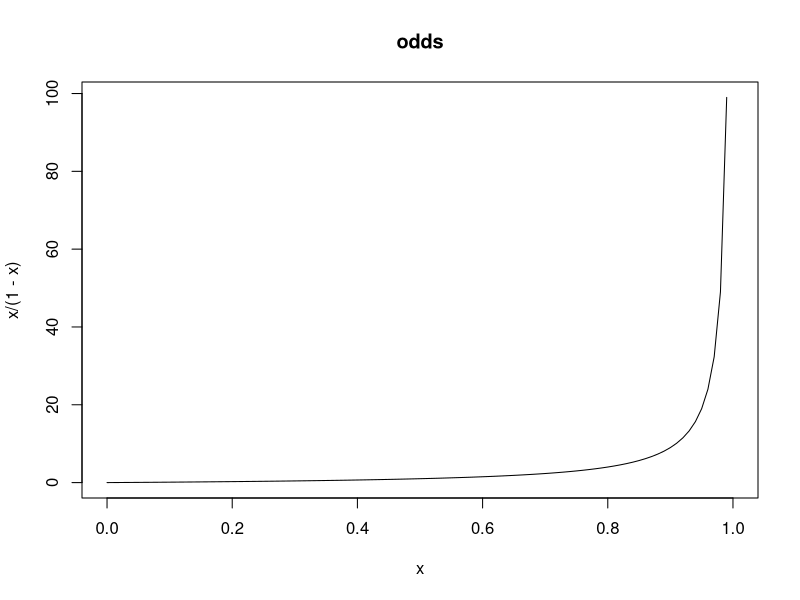
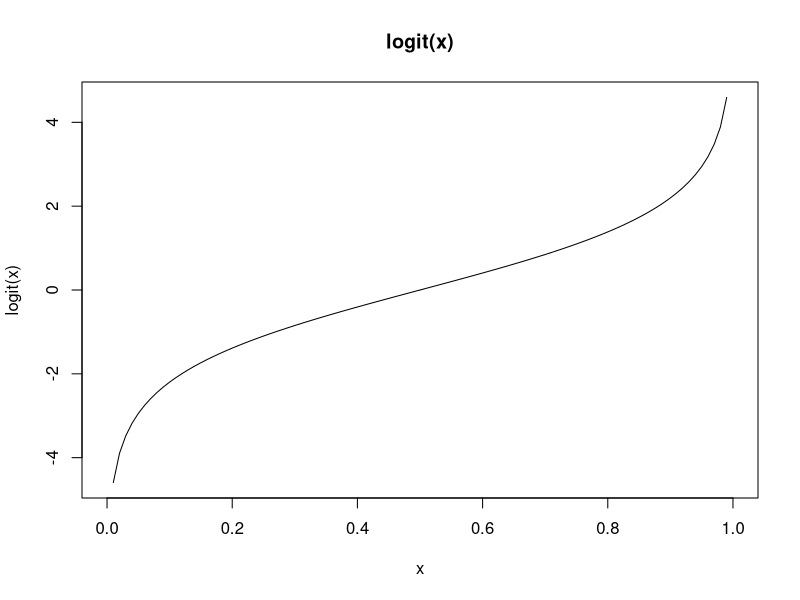
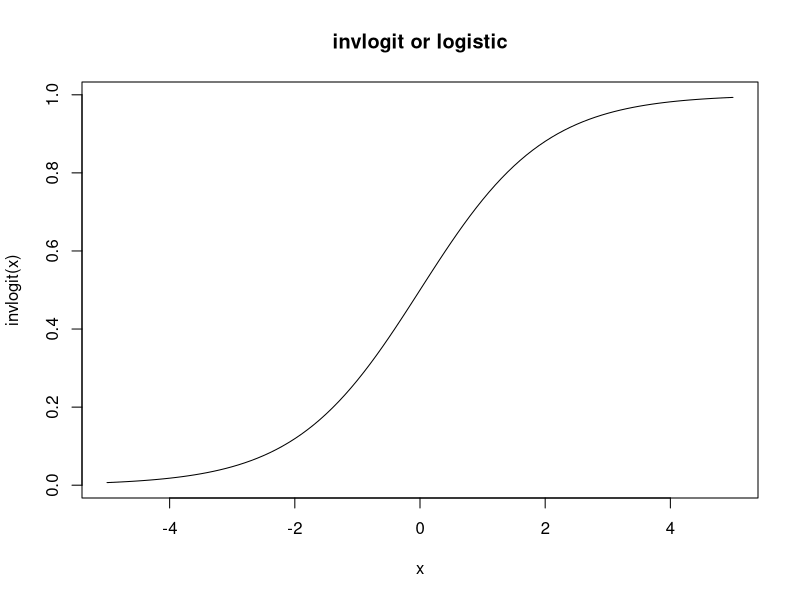
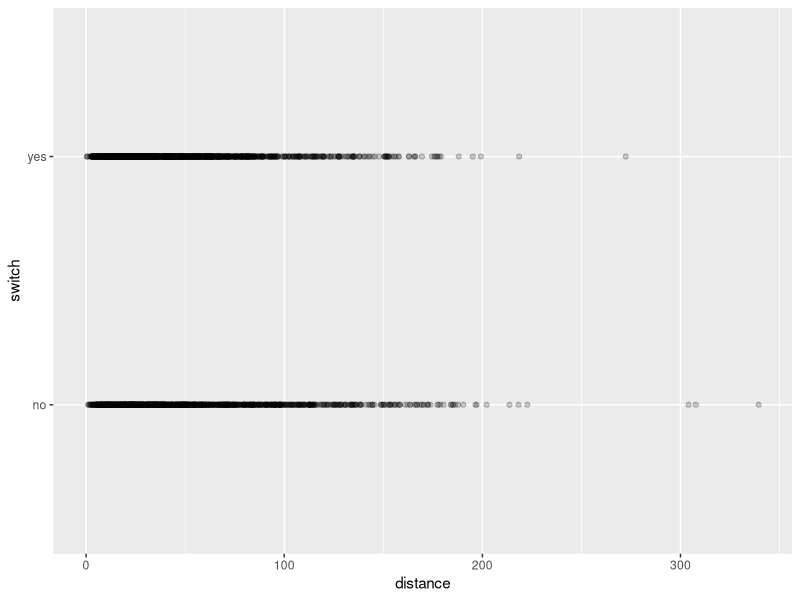
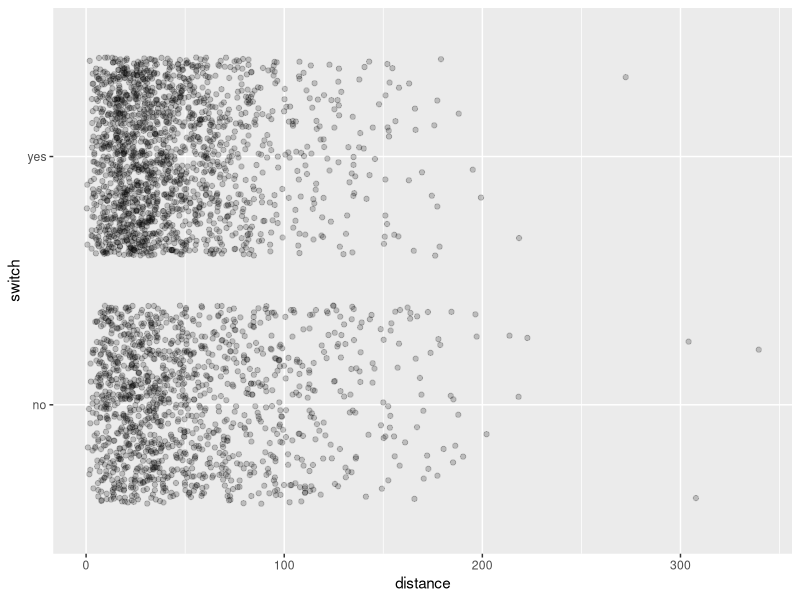
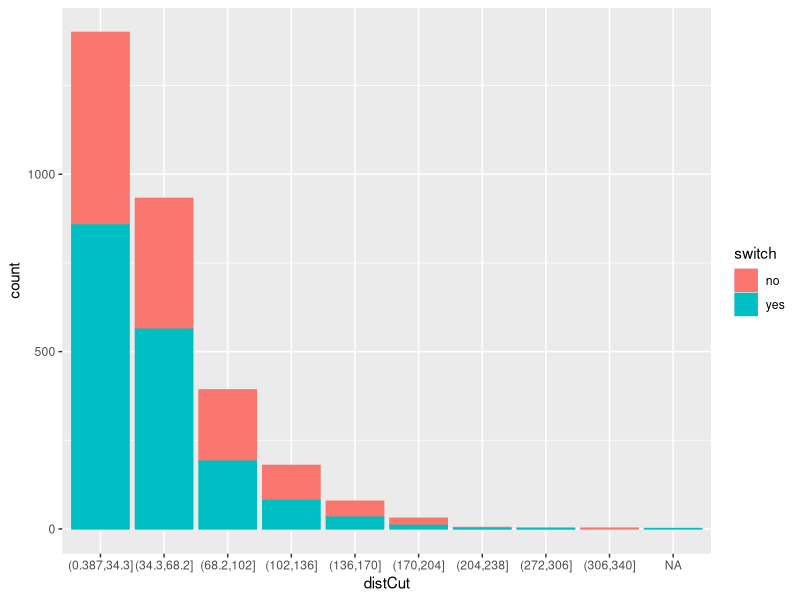
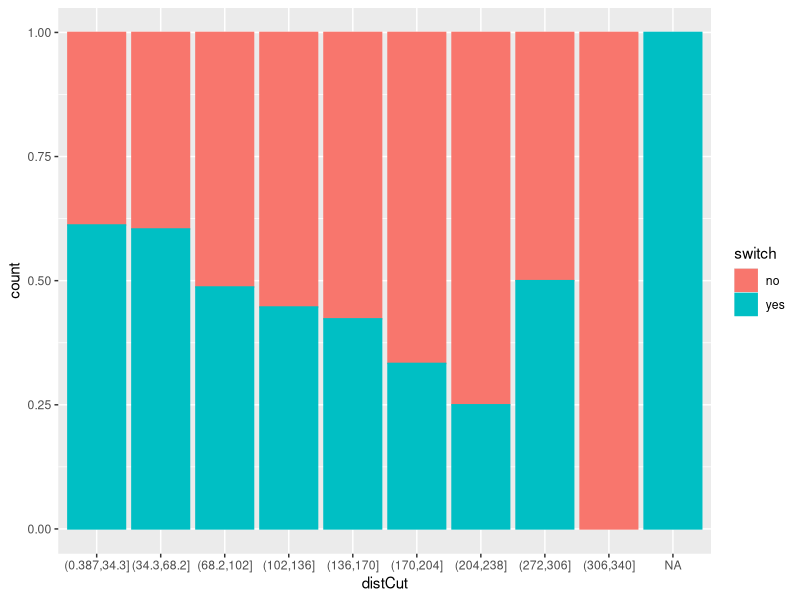
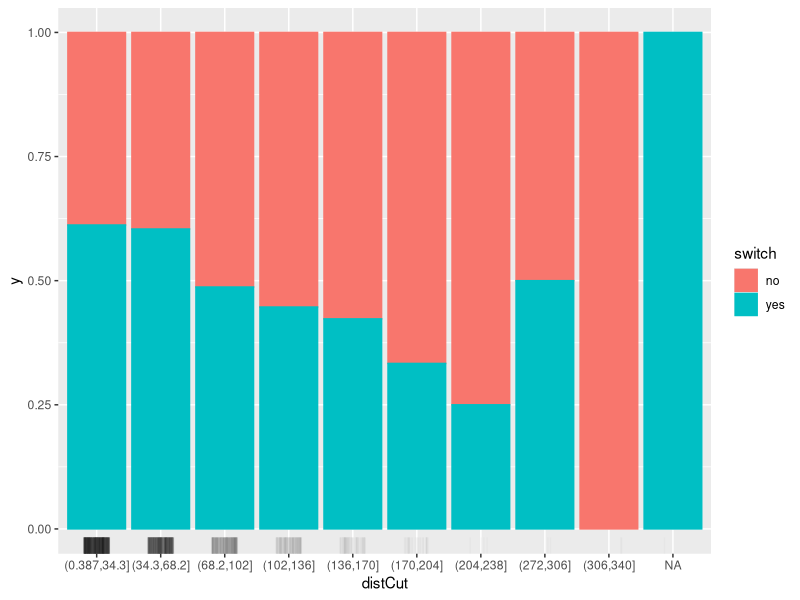

Source code (R) for these figures, in order: (Note: this script raises an error after producing the figures.)
## ---- chunk 1
knitr::opts_chunk$set(echo = TRUE)
## ---- chunk 2
library(arm)
invlogit
logit
curve(x/(1-x), xlim=c(0,1), main='odds')
curve(logit(x), xlim=c(0,1), main='logit(x)')
curve(invlogit(x), xlim=c(-5,5), main='invlogit or logistic') #invlogit: inverse logit: logit 역함수
## ---- chunk 3
data(Wells, package='carData')
summary(Wells)
## ---- chunk 4
library(ggplot2)
ggplot(data=Wells) + geom_point(aes(x=distance, y=switch), alpha=0.2)
ggplot(data=Wells) + geom_jitter(aes(x=distance, y=switch), alpha=0.2) 
## ---- chunk 5
library(dplyr)
Wells_cut <- 
  Wells %>% summarise(min = min(distance), max = max(distance), by = (max-min)/10)  
Wells <- 
  Wells %>% mutate(distCut = cut(distance, 
                                 breaks=seq(Wells_cut$min, Wells_cut$max, Wells_cut$by))) 
ggplot(data=Wells, aes(x=distCut, col=switch, fill=switch)) + geom_bar()
ggplot(data=Wells, aes(x=distCut, col=switch, fill=switch)) + geom_bar(position = "fill" )
ggplot(data=Wells, aes(x=distCut, col=switch, fill=switch)) + geom_bar(position = "fill" ) + 
  geom_rug(aes(x=distCut, y=0.5), position=position_jitter(width=0.2), alpha=0.02, sides='b', col='black')
## ---- chunk 6
library(dplyr)
Wells_cut <- 
  Wells %>% summarise(min = min(distance), max = max(distance), by = (max-min)/5)  
Wells <- 
  Wells %>% mutate(distCut = cut(distance, 
                                 breaks=seq(Wells_cut$min, Wells_cut$max, Wells_cut$by))) 
ggplot(data=Wells, aes(x=distCut, col=switch, fill=switch)) + geom_bar()
ggplot(data=Wells, aes(x=distCut, col=switch, fill=switch)) + geom_bar(position = "fill" )
ggplot(data=Wells, aes(x=distCut, col=switch, fill=switch)) + geom_bar(position = "dodge" ) +
  scale_y_log10()
## ---- chunk 7
fit0 <- glm(switch ~ distance, family=binomial(link="logit"), 
            data=Wells)
fit0 # 계수 및 model fit(Null Deviance, Residual Deviance, AIC) 확인
## ---- chunk 8
summary(fit0)
coef(fit0)
confint(fit0)

newdat = data.frame(distance = seq(0, 500, 10))
predy <- predict(fit0, newdata=newdat, type='link', se.fit=TRUE)
head(predy) # predy$fit, $se.fit, 
prob = 0.95
predy$lwr <- predy$fit + qnorm((1-prob)/2)*predy$se.fit
predy$upr <- predy$fit + qnorm(1-(1-prob)/2)*predy$se.fit

dfPredy <- data.frame(predy)
dfPredy$distance <- newdat$distance

library(arm)
dfPredy <- 
  dfPredy %>% mutate(lwr = invlogit(lwr),
                     upr = invlogit(upr),
                     fit = invlogit(fit))
## ---- chunk 9
library(effects)
eff <- effect("distance", fit0)
plot(eff, type='response') # type = "rescale", "response", "link"
#plot(eff, family="bionomial")

#effAll <- allEffects(fit0)
#plot(effAll, type='response')

Wells <- Wells %>% mutate(switchnum = ifelse(switch=="yes", 1, 0))
ggplot(data=Wells) + geom_jitter(aes(x=distance, y=switchnum), alpha=0.2, height=0.05) +
  geom_line(data=dfPredy, aes(x=distance, y=fit)) + 
  geom_ribbon(data=dfPredy %>% arrange(distance), aes(x=distance, y=fit, ymin=lwr, ymax=upr), alpha=0.2) 
#ggplot(data=Wells) + geom_jitter(aes(x=distance, y=switchnum), alpha=0.2, height=0.05) +
#  geom_line(data=dfPredy, aes(x=distance, y=fit)) + 
#  geom_ribbon(data=dfPredy %>% arrange(distance), aes(x=distance, y=fit, ymin=lwr, ymax=upr), alpha=0.2) +
#  xlim(-100, 500)

## ---- chunk 10
plot(fit0)
## ---- chunk 11
binnedplot(fitted(fit0), 
           residuals(fit0, type = "response"),
# type should be one of 'deviance', 'pearson', 'working', 'repsonse', 'partial'
           nclass = NULL, 
           xlab = "Expected Values", 
           ylab = "Average residual", 
           main = "Binned residual plot", 
           cex.pts = 0.8, 
           col.pts = 1, 
           col.int = "gray") 

## ---- chunk 12
fitA <- glm(switch ~ association, family=binomial(link="logit"), data=Wells)
summary(fitA)
coef(fitA)
confint(fitA)

eff <- effect("association", fitA)
plot(eff) # type = "rescale", "response", "link"
            
fitB <- glm(switch ~ distance + association, family=binomial(link="logit"), 
            data=Wells)
summary(fitB)
coef(fitB)
confint(fitB)

eff <- allEffects(fitB)
plot(eff, type='response') # type = "rescale", "response", "link"

#eff <- effect("distance", fitB)
#plot(eff, type='response') # type = "rescale", "response", "link"

fitC <- glm(switch ~ distance * association, family=binomial(link="logit"), 
            data=Wells)
summary(fitC)
coef(fitC)
confint(fitC)

eff <- allEffects(fitC)
plot(eff, type='response') # type = "rescale", "response", "link"

eff2 <- effect("distance*association", fitC)
#plot(eff2, type='response')
plot(eff2, type='response', multiline=TRUE)
plot(eff2, type='response', multiline=TRUE, confint=list(style='bands'))
## ---- chunk 13
data('GermanCredit', package='caret')
fit0 <- glm(Class ~ Age, data=GermanCredit, family=binomial)
library(arm)
binnedplot(fitted(fit0), 
           residuals(fit0, type = "response"),
# type should be one of 'deviance', 'pearson', 'working', 'repsonse', 'partial'
           nclass = NULL, 
           xlab = "Expected Values", 
           ylab = "Average residual", 
           main = "Binned residual plot", 
           cex.pts = 0.8, 
           col.pts = 1, 
           col.int = "gray") 
summary(fit0)

#plot(allEffects(fit0), type='rescale')
plot(allEffects(fit0), type='response')
#plot(allEffects(fit0), type='link')

#plot(effect('Age', fit0),  type='rescale')
#plot(effect('Age', fit0),  type='response')
#plot(effect('Age', fit0),  type='link')
## ---- chunk 14
fit1 <- glm(Class ~ Age + Housing.Rent, data=GermanCredit, family=binomial)
library(arm)
binnedplot(fitted(fit1), 
           residuals(fit1, type = "response"),
# type should be one of 'deviance', 'pearson', 'working', 'repsonse', 'partial'
           nclass = NULL, 
           xlab = "Expected Values", 
           ylab = "Average residual", 
           main = "Binned residual plot", 
           cex.pts = 0.8, 
           col.pts = 1, 
           col.int = "gray") 

summary(fit1)

#plot(allEffects(fit1), type='rescale')
plot(allEffects(fit1), type='response')

#plot(allEffects(fit1), type='link')

plot(effect('Age*Housing.Rent', fit1),  type='response')
plot(allEffects(fit1), type='response', multiline=TRUE, confint=list(style='bands'))
## ---- chunk 15
fit2 <- glm(Class ~ Age * Housing.Rent, data=GermanCredit, family=binomial)
library(arm)
binnedplot(fitted(fit2), 
           residuals(fit2, type = "response"),
# type should be one of 'deviance', 'pearson', 'working', 'repsonse', 'partial'
           nclass = NULL, 
           xlab = "Expected Values", 
           ylab = "Average residual", 
           main = "Binned residual plot", 
           cex.pts = 0.8, 
           col.pts = 1, 
           col.int = "gray") 

summary(fit2)

#plot(allEffects(fit1), type='rescale')
plot(allEffects(fit2), type='response')
plot(allEffects(fit2), type='response', multiline=TRUEd)
#plot(allEffects(fit1), type='link')

plot(effect('Age*Housing.Rent', fit2),  type='response')
## ---- chunk 16
fit0 <- glm(switch ~ distance, family=binomial(link="logit"), 
            data=Wells)
pred <- predict(fit0, type='link') > 0
pred <- ifelse(pred == TRUE, "yes", "no")
pred <- factor(pred, levels = c('no', 'yes'))
table(pred, Wells$switch)
library(caret)
confusionMatrix(pred, Wells$switch, positive='yes')
